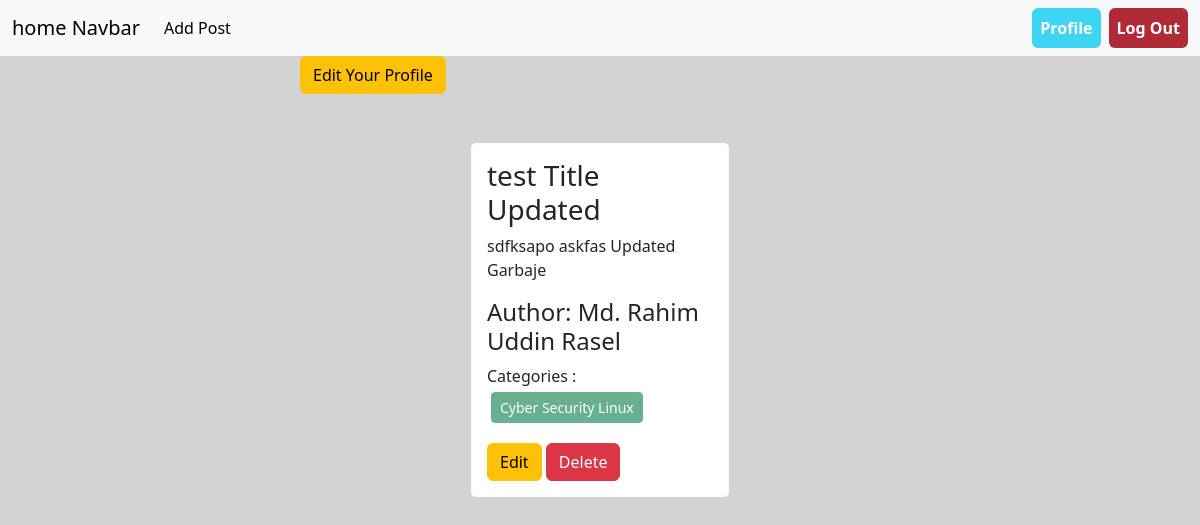
The app's page /author/profile/ (signed in) with its own data.
### posts/models.py (models this page shows, shortened)
class Post(models.Model):
    title=models.CharField(max_length=255)
    content=models.TextField()
    category=models.ManyToManyField(to=Category)
    author=models.ForeignKey(to=User,on_delete=models.CASCADE)

### categories/models.py (models this page shows, shortened)
class Category(models.Model):
    name=models.CharField(max_length=100,unique=True)
    slug=models.SlugField(max_length=100,unique=True,null=True,blank=True)

### authors/views.py (the view)
# urls.py: path('profile/',views.profile,name='profile'),
@login_required
def profile(request):
    data=Post.objects.filter(author=request.user)
    return render(request,'register/profile.html',{'data':data})

### authors/templates/register/profile.html
{% extends "base.html" %} {% load crispy_forms_tags %} {% block content %}
    <div style='width:50%;margin:auto'>
      <a class='btn btn-warning' href="{% url "edit_profile" %}">Edit Your Profile</a>
    </div>
    <div class="d-flex flex-wrap justify-content-center px-5 pt-5 mb-5">
      {% for value in data %}
      <div class="col-sm-3">
        <div class="card  mx-2">
          <div class="card-body">
            <h3 class="card-title">{{value.title}}</h3>
            <p class="card-text">{{value.content}}</p>
            <h4>Author: {{value.author.first_name}} {{value.author.last_name}}</h4>
            <p>
              Categories : {% for cat  in value.category.all  %}
              <button class='btn btn-success btn-sm m-1' disabled="disabled">{{cat.name}}</button>
              {% endfor %}
            </p>
            <a href="{% url 'edit_post' value.id %}" class="btn btn-warning">Edit</a>
            <a href="{% url 'delete_post' value.id %}" class="btn btn-danger">Delete</a>
          </div>
        </div>
      </div>
      {% endfor %}
{% endblock content %}

### records on screen
Post: title "test Title Updated", content "sdfksapo askfas Updated Garbaje", author.first_name "Md. Rahim", author.last_name "Uddin Rasel"
Category: name "Cyber Security Linux"
